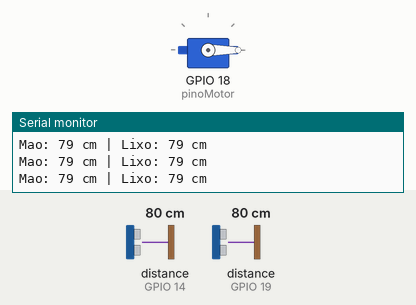
Simulated run of this sketch. Board: ESP32. On the bench: servo, the last lines printed to the serial monitor. Wiring (inferred from the names in the program): 2 × ultrasonic range finder: trigger GPIO 5, echo GPIO 19 / trigger GPIO 12, echo GPIO 14. Inputs (shaded band) come from the test bench; at power-on: distance to the obstacle (sensors on GPIO 19, GPIO 14) 80 cm. The echo pulse lasts 58.3 µs per cm; nothing arrives over Bluetooth unless stated.

Above: at 1.3 s.
1.4 s: distance to the obstacle (sensor on GPIO 19) set to 13 cm
2.9 s: distance to the obstacle (sensor on GPIO 19) set to 10 cm
At 4.4 s:
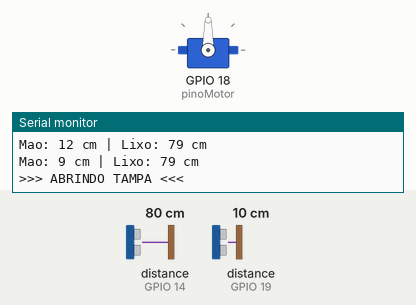
Timing chart, 0 to 5.9 s (numbered marks = the images above; inputs shaded):
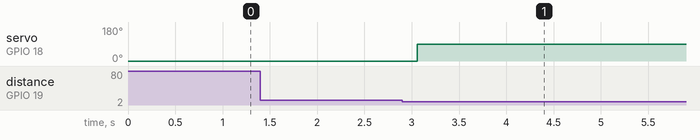

Measured:
- the behaviour switches between 12 and 11 cm on distance to the obstacle (sensor on GPIO 19) (found by bisection; images 0 and 1)
- after the input at 2.9 s, servo on GPIO 18 (pinoMotor): 0° → 90° after 0.16 s

The sketch:

sketch_oct28a.ino
```cpp
#include <ESP32Servo.h>
#include "BluetoothSerial.h"

// 1. CONFIGURAÇÃO DAS FERRAMENTAS
BluetoothSerial SerialBT; // Ativa a comunicação Bluetooth para o celular
Servo servoTampa;         // Cria o controlador virtual do micro servo motor

// Pinos do Sensor da Mão (Responsável por abrir a tampa)
const int trigMao = 5;    // Emite a onda de som
const int echoMao = 19;   // Ouve o retorno do som

// Pinos do Sensor do Lixo (Responsável por medir a profundidade interna)
const int trigLixo = 12;  // Emite a onda de som
const int echoLixo = 14;  // Ouve o retorno do som

// Pino do Motor da Tampa
const int pinoMotor = 18; // Envia o sinal elétrico para o fio laranja/amarelo

void setup() {
  // Inicia a comunicação com o computador para testes no Monitor Serial
  Serial.begin(115200);

  // Inicia o Bluetooth e define o nome que aparecerá no seu aplicativo terminal
  SerialBT.begin("Lixeira_Inteligente");

  // Configura a direção da energia de cada pino (OUTPUT = Sai, INPUT = Entra)
  pinMode(trigMao, OUTPUT);
  pinMode(echoMao, INPUT);
  pinMode(trigLixo, OUTPUT);
  pinMode(echoLixo, INPUT);

  // Conecta o motor ao pino D18 e força a tampa a iniciar fechada (ângulo 0)
  servoTampa.attach(pinoMotor);
  servoTampa.write(0);
}

// 2. FUNÇÃO INTELIGENTE DE LEITURA
// função para não termos de escrever o mesmo código duas vezes.
// emite o som, calcula o tempo e transforma em centímetros.
int medirDistancia(int pinoTrig, int pinoEcho) {
  // Dispara um pulso sonoro extremamente rápido
  digitalWrite(pinoTrig, LOW);
  delayMicroseconds(2);
  digitalWrite(pinoTrig, HIGH);
  delayMicroseconds(10);
  digitalWrite(pinoTrig, LOW);

  // Conta o tempo que o som demorou para bater num objeto e voltar.
  // O limite de 30000 evita os falsos "-1" e impede o ESP32 de travar.
  long tempo = pulseIn(pinoEcho, HIGH, 30000);

  // Se o som se perder e não voltar (tempo = 0), regista -1 como erro.
  if (tempo == 0) {
    return -1;
  }

  // Fórmula matemática para converter a velocidade do som em centímetros
  int distancia = (tempo * 0.034) / 2;
  return distancia;
}

// 3. CICLO PRINCIPAL (O que a lixeira faz sem parar)
void loop() {
  // Usa a função criada acima para saber a distância da mão e o nível de lixo
  int distanciaMao = medirDistancia(trigMao, echoMao);
  int distanciaLixo = medirDistancia(trigLixo, echoLixo);

  // Imprime os valores no Monitor Serial do computador para monitorização
  Serial.print("Mao: ");
  Serial.print(distanciaMao);
  Serial.print(" cm | Lixo: ");
  Serial.print(distanciaLixo);
  Serial.println(" cm");

  // AÇÃO 1: ABRIR A TAMPA
  // Se a mão for detetada a uma distância válida entre 1 e 10 cm:
  if (distanciaMao > 0 && distanciaMao <= 10) {
    Serial.println(">>> ABRINDO TAMPA <<<");
    servoTampa.write(90);  // Gira o motor para a posição de 90 graus (Aberto)

    delay(10000);          // Pausa de 10.000 milissegundos (mantém aberto 10 segundos)

    servoTampa.write(0);   // Gira o motor de volta para 0 graus (Fechado)
    Serial.println("<<< FECHANDO TAMPA >>>");
  }

  // AÇÃO 2: AVISO DE LIXEIRA CHEIA
  // Se o volume de lixo crescer até ficar a menos de 10 cm do topo:
  if (distanciaLixo > 0 && distanciaLixo <= 10) {
    SerialBT.println("ALERTA: A lixeira está cheia!");
  }

  // Pequena pausa de meio segundo antes de recomeçar tudo, poupando energia da placa
  delay(500);
}
```
